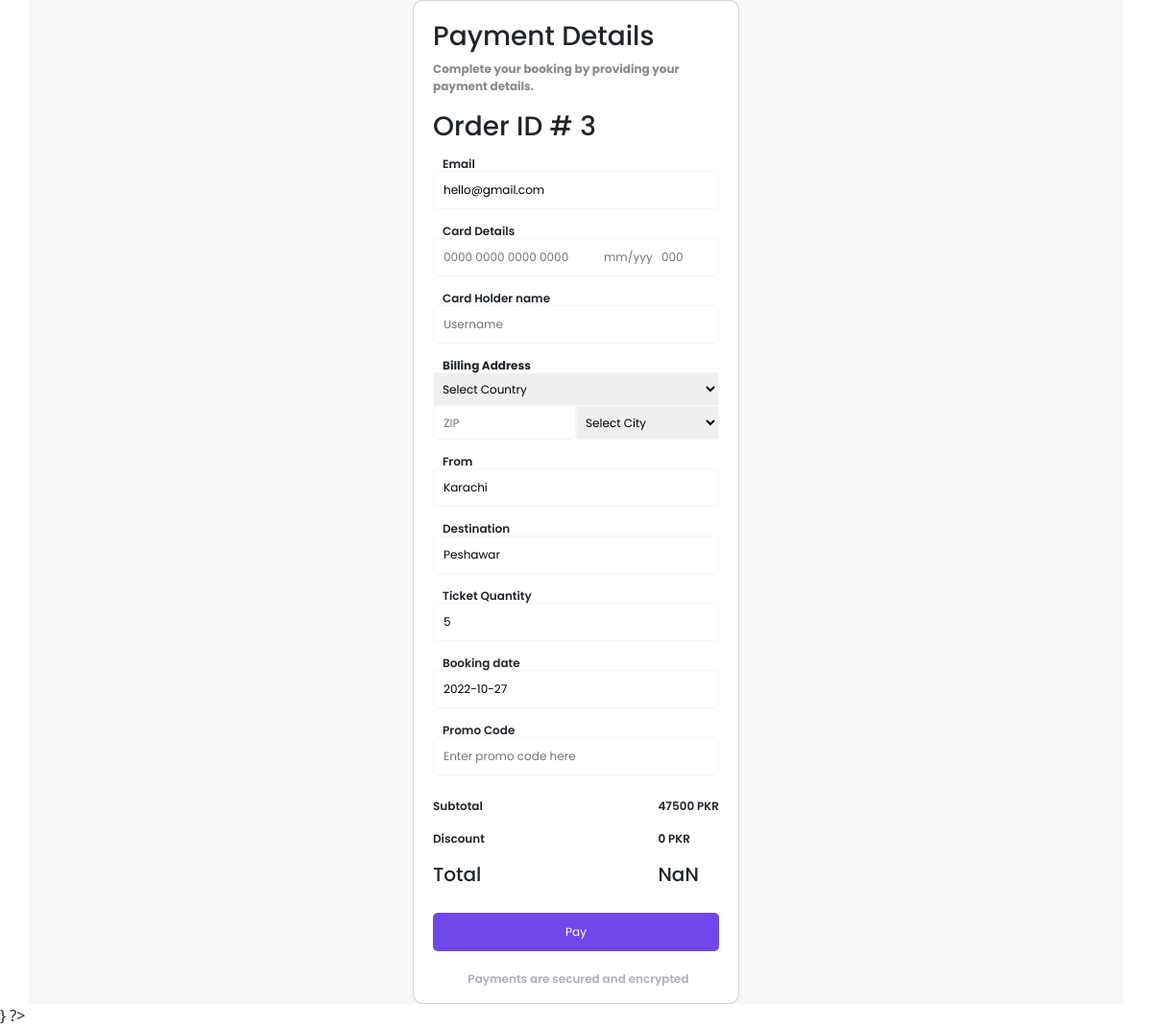
Screenshot of /payment.php (signed in) with the database file from the repository.
### tables this page shows
CREATE TABLE `booking` (
  `booking_id` int(11) NOT NULL,
  `from_city` varchar(50) NOT NULL,
  `destination_city` varchar(50) NOT NULL,
  `book_date` date NOT NULL,
  `booking_status` varchar(30) NOT NULL,
  `quantity` int(3) NOT NULL,
  `amount` int(11) NOT NULL,
  `user_id` int(11) NOT NULL
);

CREATE TABLE `users` (
  `user_id` int(11) NOT NULL,
  `name` varchar(50) NOT NULL,
  `email` varchar(255) NOT NULL,
  `password` varchar(255) NOT NULL,
  `date` date NOT NULL
);

### payment.php (the view, shortened to what this page needs)
<?php
include('config.php');
$paymentUserID = $_SESSION['userid'];
$bookinghistoryQuery = "SELECT * from booking where user_id='$paymentUserID' ORDER BY booking_id DESC LIMIT 1 ";
$bookHistory = mysqli_query($conn, $bookinghistoryQuery);
$orderRow = mysqli_fetch_array($bookHistory);
$paymentquery = "select * from users where user_id= '$paymentUserID' ";
$paymentResult = mysqli_query($conn, $paymentquery);
$paymentRow = mysqli_fetch_array($paymentResult, MYSQLI_ASSOC);
$paymentCount = mysqli_num_rows($paymentResult);
if($paymentCount){
?>
<!DOCTYPE html>
<html lang="en">
<head>
  <link href="https://cdn.jsdelivr.net/npm/bootstrap@5.2.0/dist/css/bootstrap.min.css" rel="stylesheet"
>
  <link rel="stylesheet" href="./style.css">
  <link rel="stylesheet" href="./payment.css">
</head>
<body>
  <div class="container">
    <div class="card">
      <form action="" method="POST">
        <div class="payment-details">
            <h3>Payment Details</h3>
            <p>Complete your booking by providing your payment details.</p>
            <h3>Order ID # <?php echo $orderRow['booking_id']?></h3>
        </div>
        <div class="input-text">
            <input type="text"  value="<?php echo $paymentRow['email']; ?>" readonly >
            <span>Email</span>
        </div>
        <div class="input-text">
            <input type="text"  name="cardDetails" placeholder="0000 0000 0000 0000" data-slots="0" data-accept="\d" required >
            <span>Card Details</span>
        </div>
        <div class="input-text-cvv">
            <input type="text" name="cardDate" placeholder="mm/yyyy" data-slots="my" required>
        </div>
         <div class="input-text-cvv cvv">
            <input type="text" name="cardCvv" placeholder="000" data-slots="0" data-accept="\d" size="3" required >
        </div>
        <div class="input-text">
            <input type="text" name="cardName" placeholder="Username" required>
            <span>Card Holder name</span>
        </div>
        <div class="billing">
            <span>Billing Address</span>
            <select>
                <option>Select Country</option>
            </select>
            <div class="zip-state">
                <div class="zip">
                    <input type="text" placeholder="ZIP">
                </div>
                <div class="state">
                    <select>
                           <option>Select City</option>
                    </select>
                </div>
            </div>
        </div>
        <div class="input-text">
            <input type="text" value="<?php echo $orderRow['from_city']?>" readonly>
            <span>From</span>
        </div>
        <div class="input-text">
            <input type="text" value="<?php echo $orderRow['destination_city']?>" readonly>
            <span>Destination</span>
        </div>
        <div class="input-text">
            <input type="text"  value="<?php echo $orderRow['quantity']?>" readonly>
            <span>Ticket Quantity</span>
        </div>
        <div class="input-text">
            <input type="text" value="<?php echo $orderRow['book_date']?>" readonly>
            <span>Booking date</span>
        </div>
        <div class="input-text">
            <input type="text" placeholder="Enter promo code here" onchange="myPromo(this.value)" >
            <span>Promo Code</span>
        </div>
        <div class="summary">
            <div class="text-data">
                <p>Subtotal</p>
                <p>Discount</p>
                <h5>Total</h5>
            </div>
            <div class="numerical-data">
                <p id="subTotal"><?php echo $orderRow['amount']?> PKR</p>
                <p id="promo">0 PKR</p>
                <h5 id="totalAmount">PKR</h5>
            </div>
        </div>
        <div class="pay">
            <button name="payment-btn">Pay</button>
        </div>
        <div class="secure">
            <p> Payments are secured and encrypted</p>
        </div>
      </form>
    </div>
</div>
</body>
</html>
<?php
}
    ?>

### payment.css (style rules this page uses)
* { margin:0; padding:0; }
.container { min-height:100vh; background-color:#f7f7f9; display:flex; justify-content:center; align-items:center; }
.card { height:auto; width:340px; border-radius:10px; background-color:#fff; padding:0 20px; box-sizing:border-box; font-family: 'Poppins', sans-serif; }
.payment-details { margin-top:20px; }
.payment-details p { font-size:12px; font-weight:700; color:#89898e; }
.input-text { position:relative; margin-top:30px; }
input[type="text"] { height:40px; width:100%; border-radius:5px; border:none; outline:0; border:1px solid #f6f6f7; padding:0 10px; box-sizing:border-box; font-size:12px; }
.input-text span { position:absolute; top:-16px; left:10px; font-size:12px; font-weight:600; }
.input-text-cvv { position:relative; }
.input-text-cvv input[type="text"] { height:40px; width:70px; border:none; border-bottom:1px solid #f6f6f7; border-top:1px solid #f6f6f7; position:absolute; top:-40px; right:60px; }
.cvv input[type="text"] { position:absolute; right:0; border-right:1px solid #f6f6f7; }
.billing { margin-top:30px; position:relative; }
.billing span { font-size:12px; font-weight:700; position:absolute; top:-16px; left:10px; }
.billing select { height:35px; width:100%; font-size:12px; outline:0; padding-left:5px; border:1px solid #f6f6f7; cursor:pointer; }
.billing select option:nth-child(1) { display:none; }
.zip-state { display:flex; width:100%; }
.zip { width:50%; }
.zip input[type="text"] { height:35px; }
.state { width:50%; }
.summary { margin-top:20px; display:flex; justify-content:space-between; }
.text-data p { margin-top:3px; font-size:12px; font-weight:600; }
.numerical-data p { margin-top:3px; font-size:12px; font-weight:600; }
.pay { display:flex; justify-content:center; align-items:center; margin-top:20px; }
.pay button { height:40px; width:100%; background-color:#7047eb; border:none; outline:0; border-radius:5px; color:#fff; font-size:12px; cursor:pointer; transition:all 0.5s; }
.secure { margin-top:20px; display:flex; justify-content:center; align-items:center; color:#aeaebc; }
.secure p { font-size:12px; font-weight:600; color:#aeaebc; margin-left:5px; }

### rows the page displays
booking: booking_id "3", from_city "Karachi", destination_city "Peshawar", quantity "5", book_date "2022-10-27", amount "47500"
users: email "hello@gmail.com"
